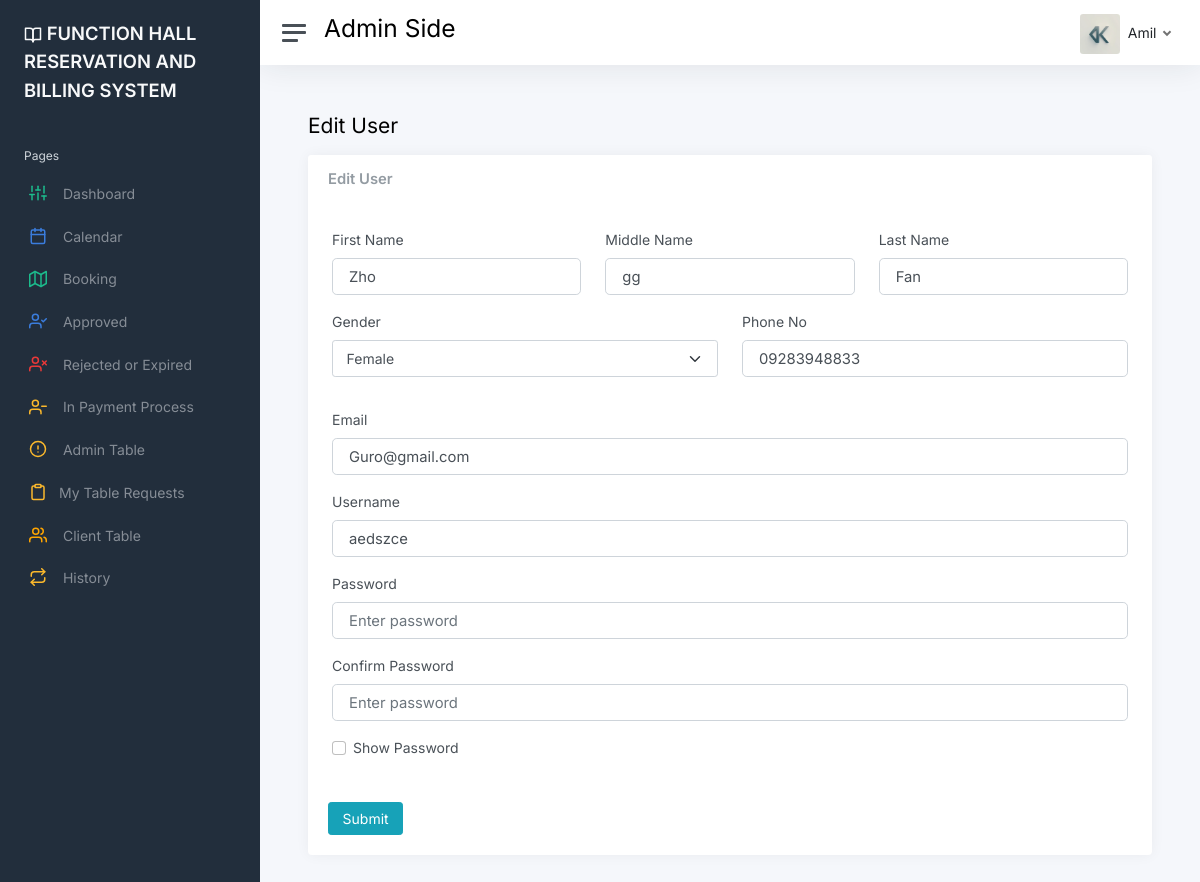
/static/edit_user.php?user_id=37&User-name=aedszce (signed in), run on the app's committed database.
### tables this page shows
CREATE TABLE `user` (
  `User_id` int(7) NOT NULL,
  `Username` varchar(20) NOT NULL,
  `Password` varchar(20) NOT NULL,
  `Fullname` varchar(20) NOT NULL,
  `Email` varchar(50) NOT NULL,
  `Gender` varchar(12) NOT NULL,
  `middle` varchar(50) NOT NULL,
  `Last` varchar(20) NOT NULL,
  `Phone` varchar(12) NOT NULL,
  `role` varchar(50) NOT NULL,
  `Status` int(11) NOT NULL
);

### static/model/class_model.php (called while the page is built, shortened)
<?php
	class class_model{
		public $host = db_host;
		public $user = db_user;
		public $pass = db_pass;
		public $dbname = db_name;
		public $conn;
		private function connect(){
			$this->conn = new mysqli($this->host, $this->user, $this->pass, $this->dbname);
		}
		public function user_account($User_id){
			$stmt = $this->conn->prepare("SELECT * FROM `user` WHERE `User_id` = ?") or die($this->conn->error);
		    $stmt->bind_param("i", $User_id);
			if($stmt->execute()){
				$result = $stmt->get_result();
				$fetch = $result->fetch_array();
				return array(
					'Fullname'=> $fetch['Fullname'],
					'Username'=>$fetch['Username'],
					'role'=>$fetch['role']
				);
			}
		}
			}
?>

### static/edit_user.php (the view, shortened to what this page needs)
<!DOCTYPE html>
<html lang="en">
<head>
	<link href="https://cdn.jsdelivr.net/npm/bootstrap@5.3.0/dist/css/bootstrap.min.css" rel="stylesheet">
	<link href="css/app.css" rel="stylesheet">
</head>
<body>
	<div class="wrapper">
		<?php include('includes/sidebar.php'); ?>
		<div class="main">
		<?php include('includes/header.php'); ?>
<?php
   require_once 'model/config/connection2.php';
                    $GET_id = intval($_GET['user_id']);
                    $User_name = strval($_GET['User-name']);
                    $sql = "SELECT * FROM `user` WHERE `User_id`= ? AND `Username` = ?";
                    $stmt = $conn->prepare($sql);
                    $stmt->bind_param("is", $GET_id, $User_name);
                    $stmt->execute();
                    $result = $stmt->get_result();
                    while ($row = $result->fetch_assoc()) {
?>
			<main class="content">
				<div class="container-fluid p-0">
					<h1 class="h3 mb-3">Edit User</h1>
					<div class="row">
						<div class="col-12">
							<div class="card">
							<form name="event_form" method="POST">
								<div class="card-header">
									<h5 class="card-title mb-0">Edit User</h5>
								</div>
								<div class="m-sm-4">
								<div class="row">
									<div class="mb-3 col-4">
											<label class="form-label" >First Name</label>
											<input class="form-control form-control-lg" type="text" name="Fullname" value='<?= $row['Fullname'] ?>' placeholder="Enter your First name" />
										</div>
										<div class="mb-3 col-4">
											<label class="form-label" >Middle Name</label>
											<input class="form-control form-control-lg" type="text" name="Middle" value='<?= $row['middle'] ?>' placeholder="Enter your Middle name" required/>
										</div>
										<div class="mb-3 col-4">
											<label class="form-label" >Last Name</label>
											<input class="form-control form-control-lg" type="text" name="Lastname" value='<?= $row['Last'] ?>' placeholder="Enter your Last name" />
										</div>
									<div class="mb-3 col-6">
											<label class="form-label">Gender</label>
											<select name="Gender" class="form-control form-control-lg form-select mb-3" required>
          <option value='<?= $row['Gender']?>'><?= $row['Gender']?></option>
        </select>
										</div>
										<div class="mb-3 col-6">
											<label class="form-label">Phone No</label>
											<input class="form-control form-control-lg" type="text" name="phoneNo" pattern="[0-9]{11}" maxlength="11" value='<?= $row['Phone'] ?>' title="Enter a valid 11-digit phone number" required />
										</div>
										</div>
										<div class="mb-3">
											<label class="form-label">Email</label>
											<input class="form-control form-control-lg" type="email" name="email" value='<?= $row['Email'] ?>' placeholder="Enter your email" />
										</div>
										<div class="mb-3">
											<label class="form-label">Username</label>
											<input class="form-control form-control-lg" type="text" name="usernames" value='<?= $row['Username'] ?>' placeholder="Enter Username" />
										</div>
										<div class="mb-3">
											<label class="form-label">Password</label>
											<input class="form-control form-control-lg" type="password" name="password" placeholder="Enter password" />
										</div>
										<div class="mb-3">
											<label class="form-label">Confirm Password</label>
											<input class="form-control form-control-lg" type="password" name="password1" placeholder="Enter password" />
										</div>
										<div>
											<label class="form-check">
            <input class="form-check-input" type="checkbox" value="remember-me" name="remember-me" >
            <span class="form-check-label">
              Show Password
            </span>
          </label>
										</div>
										</div>
								<div class="card-body">
								<button type="submit" class="btn btn-info btn-fill pull-right">Submit</button>
								</div>
								</form>
							</div>
						</div>
					</div>
				</div>
			</main>
			<?php } ?>
		</div>
	</div>
</body>
</html>

### static/includes/header.php (shortened to what this page needs)
<nav class="navbar navbar-expand navbar-light navbar-bg">
				<a class="sidebar-toggle js-sidebar-toggle">
          <i class="hamburger align-self-center"></i>
        </a>
<h2><?php if($userinfo['role'] == 'Staff'){ ?>Staff Side <?php }else{ ?>Admin Side<?php } ?></h2>
				<div class="navbar-collapse collapse">
					<ul class="navbar-nav navbar-align">
						<li class="nav-item dropdown">
							<a class="nav-icon dropdown-toggle" href="#" id="alertsDropdown" data-bs-toggle="dropdown">
							</a>
						</li>
						<li class="nav-item dropdown">
							<a class="nav-icon dropdown-toggle" href="#" id="messagesDropdown" data-bs-toggle="dropdown">
							</a>
						</li>
						<li class="nav-item dropdown">
							<a class="nav-link dropdown-toggle d-none d-sm-inline-block" href="#" data-bs-toggle="dropdown">
                <img src="img/avatars/20250426_1521_image (1).png" class="avatar img-fluid rounded me-1" alt="Charles Hall" /> <span class="text-dark"><?= $userinfo['Fullname'] ?></span>
              </a>
						</li>
					</ul>
				</div>
			</nav>

### data on the page
user: Fullname "Amil"
user: Fullname "Zho", Middle "gg", Lastname "Fan", Gender "Female", phoneNo "09283948833", email "Guro@gmail.com", usernames "aedszce"
